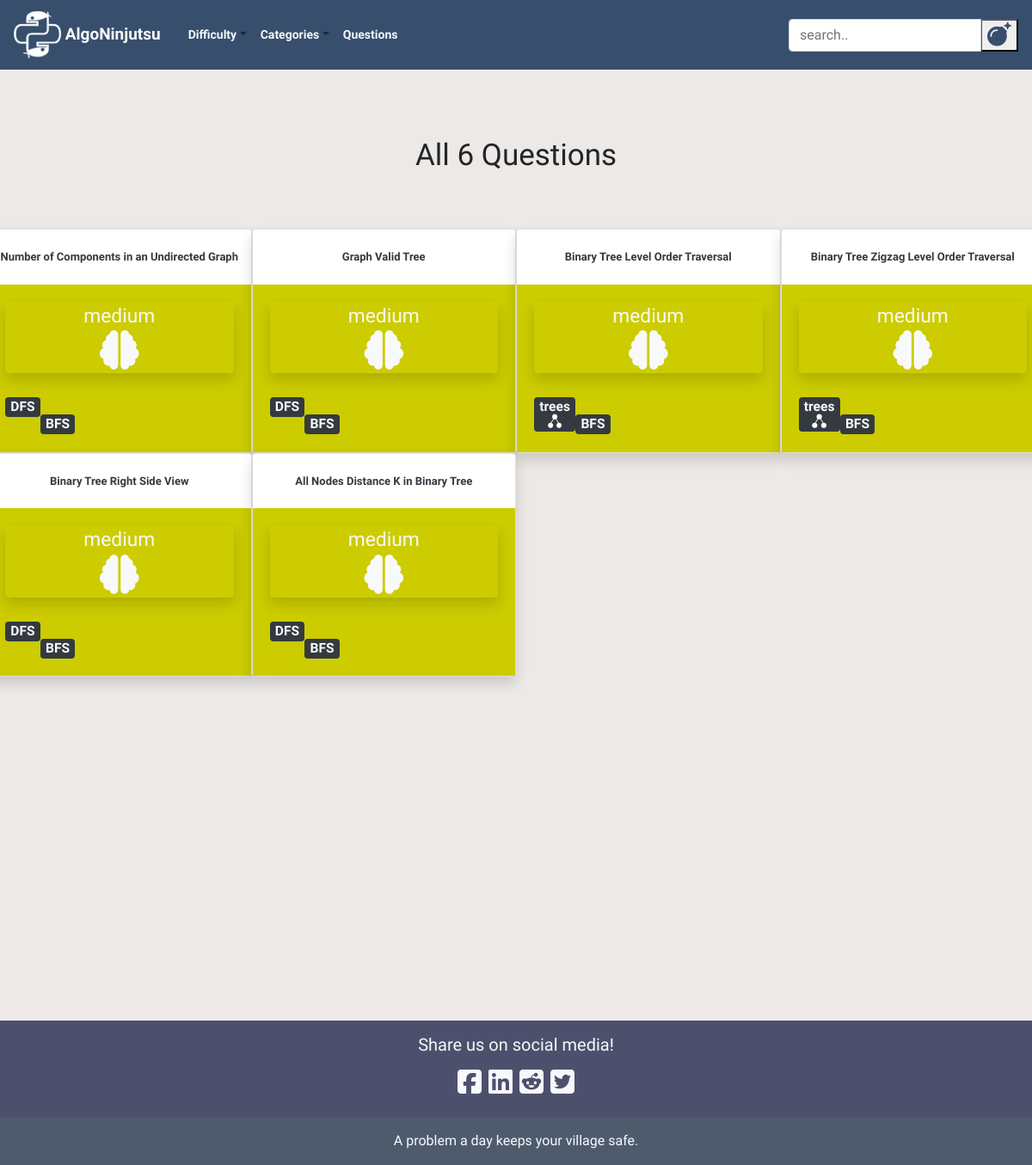
Page /questions/category/BFS/ on the committed database.
### blog/models.py (models this page shows, shortened)
class Post(models.Model):
    author = models.TextField()
    title = RichTextField()
    category = models.TextField(choices = CATEGORY_CHOICES, default = 'arrays')
    alt_category = models.TextField(choices = CATEGORY_CHOICES, blank=True, null = True)
    difficulty = models.TextField(choices = DIFFICULTY_CHOICES, default = 'easy')
    description = RichTextField()
    text = RichTextField()
    explanation = RichTextField()
    additional_notes = RichTextField(blank=True, null = True)
    published_date = models.DateTimeField(blank=True, null=True)

### blog/views.py (the view)
# urls.py: path('questions/category/<str:category>/', views.CategoryPostListView.as_view(), name='category_post_list'),
class CategoryPostListView(ListView):
    model = Post
    def get_queryset(self, *args, **kwargs):
        category = self.kwargs.get('category')
        main_category = Post.objects.filter(category = category)
        alt_category = Post.objects.filter(alt_category = category)
        questions = Post.objects.filter(title__contains = category)
        categories = main_category | alt_category | questions
        return categories

### blog/static/templates/blog/post_list.html (shortened to what this page needs)
{% extends 'blog/base.html' %}
{% load static %}
{% block content %}
<div class="postlist col-md-12">
    {% if not post_list.count %}
    <h1 class = "counter my-5" align = "center">No Questions Found</h1>
    <br><br>
    {% elif post_list.count == 1 %}
    <h1 class = "counter my-3" align="center">{{post_list.count}} Question</h1>
    <br><br>
    {% else %}
    <h1 class = "counter my-3" align="center">All {{post_list.count}} Questions</h1>
    <br><br>
    {% endif %}
  <div class="row">
  {% for post in post_list %}
  <div class="card shadow" style="width: 25%">
    <br>
    <h3 align="center"><a class="check text-dark" style = "font-size:13px;" href="{% url 'post_detail' pk=post.pk %}">
      <b>{{ post.title|safe }}</b></a></h3>
    {% if post.difficulty == "easy" %}
    <div class="card-body" style="background-color: rgb(0,100,0)">
    {% elif post.difficulty == "medium" %}
    <div class="card-body" style="background-color: rgb(204,204,0)">
    {% elif post.difficulty == "hard" %}
    <div class="card-body" style="background-color: rgb(128,0,0)"">
    {% endif %}
      <div class="postdifficulty text-light shadow rounded"align="center">
        <a class="text-light" href="{% url 'difficulty_post_list' difficulty=post.difficulty %}">
        {{post.difficulty}}
        <br>
        {% if post.difficulty == "medium" %}
        <i class="fas fa-brain fa-2x"></i>
        {% elif post.difficulty == "hard" %}
        <i class="fas fa-brain fa-3x"></i>
        {% else %}
        <i class="fas fa-brain"></i>
        {% endif %}
        </a>
      </div>
      <br>
        <div class="category text-light badge badge-dark my-1">
        <a class="text-light" href="{% url 'category_post_list' category=post.category %}">
        {% if post.category != "linked lists" and post.category != "binary search"%}
        <h8>{{post.category}}</h8>
        {% endif %}
        <br>
        {% if post.category == "linked lists" %}
        <img src="{% static 'images/thumbnail_image8.png' %}" width="45" height="12">
        {% elif post.category == "backtracking" %}
        <i class="fas fa-trash-restore"></i>
        {% elif post.category == "trees" %}
        <img src="{% static 'images/thumbnail_image5.png' %}" width="16.5" height="16.5">
        {% elif post.category == "arrays" %}
        <img src="{% static 'images/thumbnail_image7.png' %}" width="35" height="13">
        {% elif post.category == "strings" %}
        <p class= "my-1" style = "font-size: 9px; font: verdana;"><b>aabb123</b></p>
        {% elif post.category == "hashsets" %}
        <i class="fas fa-table"></i>
        {% elif post.category == "hashmaps" %}
        <i class="fas fa-columns"></i>
        {% elif post.category == "DP" %}
        <i class="my-1 fas fa-sort-amount-up"></i>
        {% elif post.category == "math" %}
        <i class="fas fa-calculator"></i>
        {% elif post.category == "graphs" %}
        <i class="fas fa-th"></i>
        {% elif post.category == "stacks" %}
        <i class="fas fa-angle-double-up"></i>
        {% elif post.category == "queues" %}
        <i class="fas fa-angle-double-right"></i>
        {% elif post.category == "recursion" %}
        <i class="fas fa-infinity"></i>
        {% elif post.category == "tries" %}
        <img src="{% static 'images/thumbnail_image6.png' %}" width="25.3" height="22">
        {% elif post.category == "binary" %}
        <p class= "my-1" style = "font-size: 8px; font: verdana;"><b>01101001</b></p>
        {% elif post.category == "binary search" %}
        <i class="fas fa-arrows-alt-h"></i>
        {% elif post.category == "heaps" %}
        <img src="{% static 'images/thumbnail_image5.png' %}" width="16.5" height="16.5">
        {% endif %}
        </a>
        </div>
        <br>
        {% if post.alt_category %}
        <div class="alt_category text-light badge badge-dark">
        {% else %}
        <div class="alt_category text-light">
        {% endif %}
        <a class="text-light" href="{% url 'category_post_list' category=post.alt_category %}">
          {% if post.alt_category and post.alt_category != "linked lists" and post.alt_category != "binary search"%}
          <h8>{{post.alt_category}}</h8>
          {% endif %}
          <br>
        </a>
        </div>
    </div>
  </div>
  {% endfor %}
  </div>
</div>
{% endblock %}

### blog/static/css/blog.css (style rules this page uses)
body { font-family: 'Special Elite', cursive; background: #ECE9E6; background: -webkit-linear-gradient(to bottom, #FFFFFF, #ECE9E6); overflow-x: hidden; max-width: 100%; }
img { max-width:100%; }
.postdifficulty { font-size: 1.9vmin !important; }
.counter { font-family: 'Rock Salt', cursive; font-size: 35px; }
.category { float:left; font-size: 1.3vmin !important; }
.alt_category { font-size: 1.3vmin !important; float:left; }
.card { transition: 1.5s; }
.card:not(:first-child) { margin-down: -10px; }

### rows in the picture
Post: title "Number of Components in an Undirected Graph", difficulty "medium", category "DFS", alt_category "BFS"
Post: title "Graph Valid Tree", difficulty "medium", category "DFS", alt_category "BFS"
Post: title "Binary Tree Level Order Traversal", difficulty "medium", category "trees", alt_category "BFS"
Post: title "Binary Tree Zigzag Level Order Traversal", difficulty "medium", category "trees", alt_category "BFS"
Post: title "Binary Tree Right Side View", difficulty "medium", category "DFS", alt_category "BFS"
Post: title "All Nodes Distance K in Binary Tree", difficulty "medium", category "DFS", alt_category "BFS"

### other values in the picture
{{ post_list.count }} "6"
